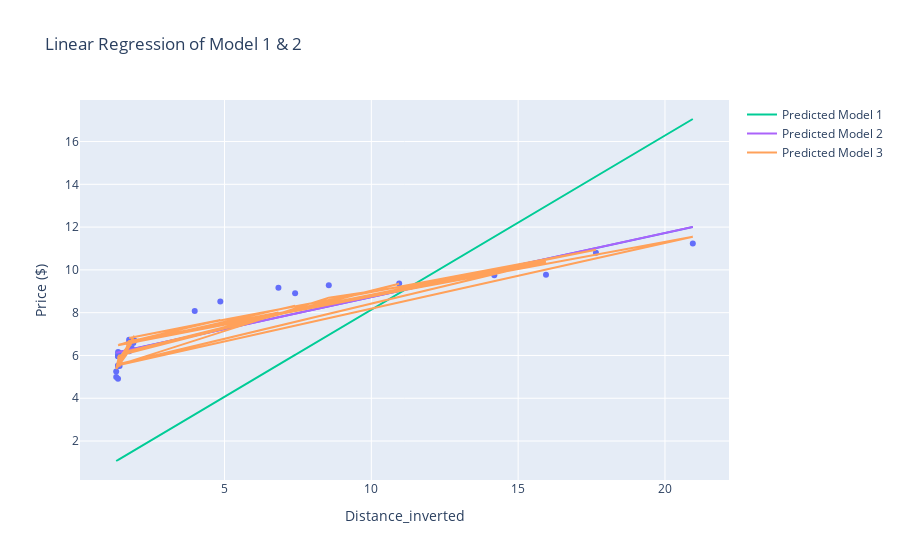

The code cell stored with this chart in its notebook:
### Code cell
# plot
y_pred2 = initial_a + inital_b * x
y_pred1 = b * x
y_pred3 = initial_a_model3 + inital_b_model3 * x + initial_c_model3 * w
# add best fit line to plot
fig = px.scatter(x=x, y=y, labels={'x': 'Distance_inverted', 'y': 'Price ($)'}, title="Linear Regression of Model 1 & 2",trendline="ols")
fig.add_trace(go.Scatter(x=x, y=y_pred1, mode='lines', name='Predicted Model 1'))
fig.add_trace(go.Scatter(x=x, y=y_pred2, mode='lines', name='Predicted Model 2'))
fig.add_trace(go.Scatter(x=x, y=y_pred3, mode='lines', name='Predicted Model 3'))
fig.show()

### Figure 1 — Plotly figure (JSON) as saved in the notebook; plotly's stock layout.template omitted (floating-point values rounded to 4 significant figures)
{"data": [{"hovertemplate": "Distance_inverted=%{x}<br>Price ($)=%{y}<extra></extra>", "legendgroup": "", "marker": {"color": "#636efa", "symbol": "circle"}, "mode": "markers", "name": "", "orientation": "v", "showlegend": false, "type": "scatter", "x": [7.404, 1.789, 1.379, 1.373, 15.95, 1.397, 1.894, 6.836, 1.373, 10.95, 1.752, 1.311, 1.373, 1.93, 1.311, 1.845, 17.65, 3.985, 1.752, 4.857, 1.752, 1.376, 14.19, 8.551, 1.373, 20.95, 1.747, 1.426, 1.379, 1.379], "xaxis": "x", "y": [8.913, 6.308, 5.963, 5.511, 9.774, 6.114, 6.588, 9.171, 5.533, 9.365, 6.2, 5.253, 5.963, 6.695, 4.994, 6.329, 10.81, 8.073, 6.738, 8.525, 6.631, 6.157, 9.752, 9.278, 4.908, 11.24, 6.566, 5.511, 5.963, 6.049], "yaxis": "y"}, {"hovertemplate": "<b>OLS trendline</b><br>y = 0.29871 * x + 5.7462<br>R<sup>2</sup>=0.854771<br><br>Distance_inverted=%{x}<br>Price ($)=%{y} <b>(trend)</b><extra></extra>", "legendgroup": "", "marker": {"color": "#636efa", "symbol": "circle"}, "mode": "lines", "name": "", "showlegend": false, "type": "scatter", "x": [1.311, 1.311, 1.373, 1.373, 1.373, 1.373, 1.376, 1.379, 1.379, 1.379, 1.397, 1.426, 1.747, 1.752, 1.752, 1.752, 1.789, 1.845, 1.894, 1.93, 3.985, 4.857, 6.836, 7.404, 8.551, 10.95, 14.19, 15.95, 17.65, 20.95], "xaxis": "x", "y": [6.138, 6.138, 6.156, 6.156, 6.156, 6.156, 6.157, 6.158, 6.158, 6.158, 6.163, 6.172, 6.268, 6.27, 6.27, 6.27, 6.281, 6.297, 6.312, 6.323, 6.937, 7.197, 7.788, 7.958, 8.3, 9.016, 9.984, 10.51, 11.02, 12.0], "yaxis": "y"}, {"mode": "lines", "name": "Predicted Model 1", "type": "scatter", "x": [7.404, 1.789, 1.379, 1.373, 15.95, 1.397, 1.894, 6.836, 1.373, 10.95, 1.752, 1.311, 1.373, 1.93, 1.311, 1.845, 17.65, 3.985, 1.752, 4.857, 1.752, 1.376, 14.19, 8.551, 1.373, 20.95, 1.747, 1.426, 1.379, 1.379], "y": [6.027, 1.456, 1.123, 1.118, 12.98, 1.137, 1.542, 5.565, 1.118, 8.912, 1.426, 1.067, 1.118, 1.571, 1.067, 1.502, 14.37, 3.244, 1.426, 3.954, 1.426, 1.12, 11.55, 6.961, 1.118, 17.05, 1.422, 1.161, 1.123, 1.123]}, {"mode": "lines", "name": "Predicted Model 2", "type": "scatter", "x": [7.404, 1.789, 1.379, 1.373, 15.95, 1.397, 1.894, 6.836, 1.373, 10.95, 1.752, 1.311, 1.373, 1.93, 1.311, 1.845, 17.65, 3.985, 1.752, 4.857, 1.752, 1.376, 14.19, 8.551, 1.373, 20.95, 1.747, 1.426, 1.379, 1.379], "y": [7.955, 6.273, 6.151, 6.149, 10.51, 6.156, 6.305, 7.785, 6.149, 9.016, 6.262, 6.13, 6.149, 6.316, 6.13, 6.29, 11.02, 6.931, 6.262, 7.192, 6.262, 6.15, 9.987, 8.299, 6.149, 12.01, 6.261, 6.165, 6.151, 6.151]}, {"mode": "lines", "name": "Predicted Model 3", "type": "scatter", "x": [7.404, 1.789, 1.379, 1.373, 15.95, 1.397, 1.894, 6.836, 1.373, 10.95, 1.752, 1.311, 1.373, 1.93, 1.311, 1.845, 17.65, 3.985, 1.752, 4.857, 1.752, 1.376, 14.19, 8.551, 1.373, 20.95, 1.747, 1.426, 1.379, 1.379], "y": [8.322, 6.564, 5.627, 5.587, 10.38, 6.497, 6.665, 8.008, 5.98, 9.352, 6.216, 5.377, 5.757, 6.921, 5.403, 6.602, 10.94, 7.409, 6.819, 7.654, 6.649, 6.48, 9.86, 8.702, 5.547, 11.55, 6.674, 5.493, 5.877, 5.968]}], "layout": {"legend": {"tracegroupgap": 0}, "title": {"text": "Linear Regression of Model 1 & 2"}, "xaxis": {"anchor": "y", "domain": [0, 1], "title": {"text": "Distance_inverted"}}, "yaxis": {"anchor": "x", "domain": [0, 1], "title": {"text": "Price ($)"}}}}
